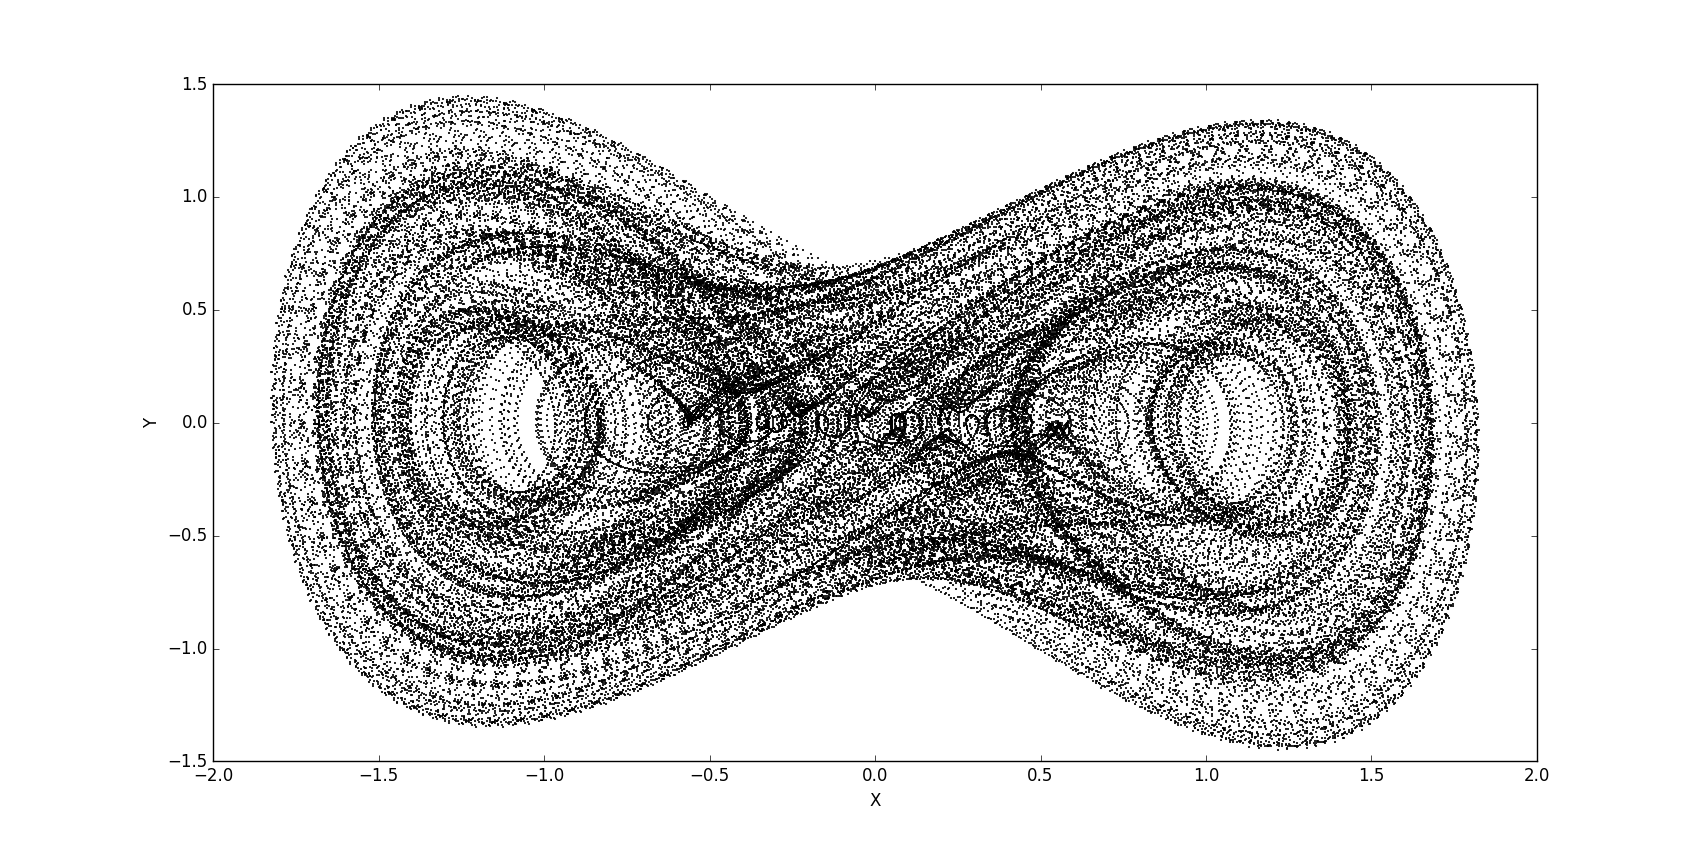

This chart was generated by the following Python code:
#Duffing Attractor

import pylab
import numpy as np
import math as m

def f3(t, x, y): return y
def f4(t, x, y): return x-x**3-a*y+b*m.cos(w*t)

a=0.1875
b=0.564
w=1.5

x_initial=0.
y_initial=0.


t_initial=0
t_final=1000
h=0.01


def Runge1(x_initial, y_initial, t_initial, h, t_final): 
        time=list(np.arange(t_initial, t_final+h, h))
        X=[x_initial]
        Y=[y_initial]        
        
        for i in range(1, len(time)):
                p=time[i-1]
                q=X[i-1]
                r=Y[i-1]

                k11=h*f3(p, q, r)
                k21=h*f4(p, q, r)

                k12=h*f3(p+h/2., q+k11/2., r+k21/2.)
                k22=h*f4(p+h/2., q+k11/2., r+k21/2.)
                
                k13=h*f3(p+h/2., q+k12/2., r+k22/2.)
                k23=h*f4(p+h/2., q+k12/2., r+k22/2.)
                
                k14=h*f3(p+h, q+k13, r+k23)
                k24=h*f4(p+h, q+k13, r+k23)

                X+=[X[i-1]+(k11+2*k12+2*k13+k14), ]
                Y+=[Y[i-1]+(k21+2*k22+2*k23+k24), ]

                
        pylab.plot(X, Y, 'ko', ms=1)
        pylab.ylabel('Y')
        pylab.xlabel('X')
        pylab.show()


Runge1(x_initial, y_initial,t_initial, h, t_final)
